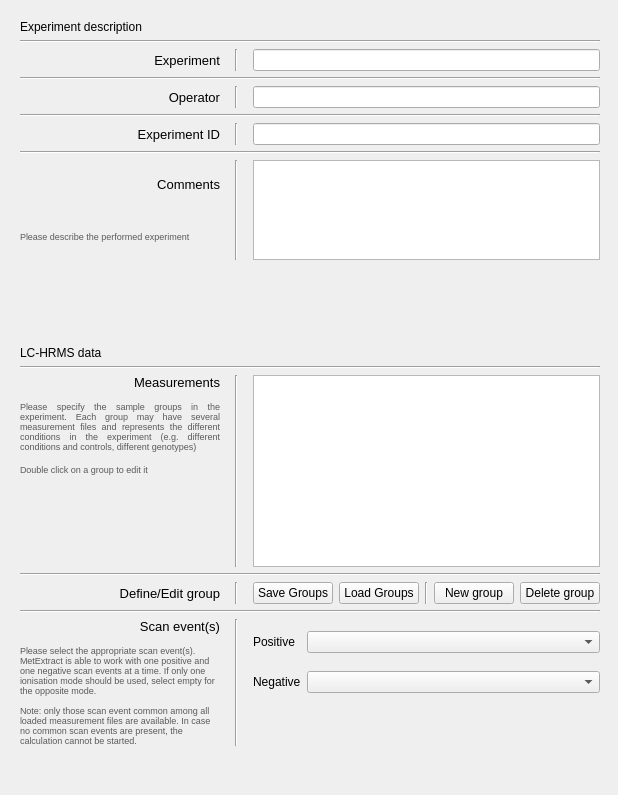
      <widget class="QWidget" name="inputTab">
       <attribute name="title">
        <string>Input</string>
       </attribute>
       <layout class="QGridLayout" name="gridLayout_21">
        <property name="rightMargin">
         <number>3</number>
        </property>
        <property name="bottomMargin">
         <number>0</number>
        </property>
        <item row="1" column="0">
         <spacer name="verticalSpacer_17">
          <property name="orientation">
           <enum>Qt::Vertical</enum>
          </property>
          <property name="sizeType">
           <enum>QSizePolicy::Ignored</enum>
          </property>
          <property name="sizeHint" stdset="0">
           <size>
            <width>20</width>
            <height>40</height>
           </size>
          </property>
         </spacer>
        </item>
        <item row="0" column="1" rowspan="2">
         <widget class="QWidget" name="ticVisualisationWidget" native="true">
          <property name="sizePolicy">
           <sizepolicy hsizetype="Expanding" vsizetype="Preferred">
            <horstretch>0</horstretch>
            <verstretch>0</verstretch>
           </sizepolicy>
          </property>
         </widget>
        </item>
        <item row="0" column="0">
         <layout class="QGridLayout" name="gridLayout_22">
          <property name="leftMargin">
           <number>9</number>
          </property>
          <property name="topMargin">
           <number>9</number>
          </property>
          <property name="rightMargin">
           <number>9</number>
          </property>
          <property name="bottomMargin">
           <number>9</number>
          </property>
          <item row="6" column="0">
           <widget class="QLabel" name="label_42">
            <property name="styleSheet">
             <string notr="true">font: 10pt;</string>
            </property>
            <property name="text">
             <string>Experiment ID</string>
            </property>
            <property name="alignment">
             <set>Qt::AlignRight|Qt::AlignTrailing|Qt::AlignVCenter</set>
            </property>
           </widget>
          </item>
          <item row="12" column="4">
           <widget class="QListWidget" name="groupsList">
            <property name="sizePolicy">
             <sizepolicy hsizetype="Preferred" vsizetype="Fixed">
              <horstretch>0</horstretch>
              <verstretch>0</verstretch>
             </sizepolicy>
            </property>
            <property name="maximumSize">
             <size>
              <width>16777215</width>
              <height>1677</height>
             </size>
            </property>
            <property name="selectionMode">
             <enum>QAbstractItemView::SingleSelection</enum>
            </property>
           </widget>
          </item>
          <item row="1" column="0" colspan="5">
           <widget class="Line" name="line_3">
            <property name="orientation">
             <enum>Qt::Horizontal</enum>
            </property>
           </widget>
          </item>
          <item row="14" column="4">
           <layout class="QHBoxLayout" name="horizontalLayout_4">
            <item>
             <spacer name="horizontalSpacer_5">
              <property name="orientation">
               <enum>Qt::Horizontal</enum>
              </property>
              <property name="sizeType">
               <enum>QSizePolicy::Preferred</enum>
              </property>
              <property name="sizeHint" stdset="0">
               <size>
                <width>0</width>
                <height>0</height>
               </size>
              </property>
             </spacer>
            </item>
            <item>
             <widget class="QPushButton" name="saveGroups">
              <property name="sizePolicy">
               <sizepolicy hsizetype="Preferred" vsizetype="Fixed">
                <horstretch>0</horstretch>
                <verstretch>0</verstretch>
               </sizepolicy>
              </property>
              <property name="text">
               <string>Save Groups</string>
              </property>
             </widget>
            </item>
            <item>
             <widget class="QPushButton" name="loadGroups">
              <property name="sizePolicy">
               <sizepolicy hsizetype="Preferred" vsizetype="Fixed">
                <horstretch>0</horstretch>
                <verstretch>0</verstretch>
               </sizepolicy>
              </property>
              <property name="text">
               <string>Load Groups</string>
              </property>
             </widget>
            </item>
            <item>
             <widget class="Line" name="line">
              <property name="orientation">
               <enum>Qt::Vertical</enum>
              </property>
             </widget>
            </item>
            <item>
             <widget class="QPushButton" name="addGroup">
              <property name="sizePolicy">
               <sizepolicy hsizetype="Preferred" vsizetype="Fixed">
                <horstretch>0</horstretch>
                <verstretch>0</verstretch>
               </sizepolicy>
              </property>
              <property name="text">
               <string>New group</string>
              </property>
              <property name="icon">
               <iconset>
                <normaloff>:/new/archive-insert-3.png</normaloff>:/new/archive-insert-3.png</iconset>
              </property>
             </widget>
            </item>
            <item>
             <widget class="QPushButton" name="removeGroup">
              <property name="sizePolicy">
               <sizepolicy hsizetype="Preferred" vsizetype="Fixed">
                <horstretch>0</horstretch>
                <verstretch>0</verstretch>
               </sizepolicy>
              </property>
              <property name="text">
               <string>Delete group</string>
              </property>
              <property name="icon">
               <iconset>
                <normaloff>:/delete/archive-remove.png</normaloff>:/delete/archive-remove.png</iconset>
              </property>
             </widget>
            </item>
           </layout>
          </item>
          <item row="7" column="0" colspan="5">
           <widget class="Line" name="line_28">
            <property name="orientation">
             <enum>Qt::Horizontal</enum>
            </property>
           </widget>
          </item>
          <item row="11" column="0" colspan="5">
           <widget class="Line" name="line_18">
            <property name="orientation">
             <enum>Qt::Horizontal</enum>
            </property>
           </widget>
          </item>
          <item row="4" column="2">
           <widget class="Line" name="line_34">
            <property name="orientation">
             <enum>Qt::Vertical</enum>
            </property>
           </widget>
          </item>
          <item row="3" column="0" colspan="5">
           <widget class="Line" name="line_31">
            <property name="orientation">
             <enum>Qt::Horizontal</enum>
            </property>
           </widget>
          </item>
          <item row="6" column="2">
           <widget class="Line" name="line_33">
            <property name="orientation">
             <enum>Qt::Vertical</enum>
            </property>
           </widget>
          </item>
          <item row="2" column="1">
           <spacer name="horizontalSpacer_20">
            <property name="orientation">
             <enum>Qt::Horizontal</enum>
            </property>
            <property name="sizeType">
             <enum>QSizePolicy::Fixed</enum>
            </property>
            <property name="sizeHint" stdset="0">
             <size>
              <width>3</width>
              <height>20</height>
             </size>
            </property>
           </spacer>
          </item>
          <item row="8" column="2">
           <widget class="Line" name="line_32">
            <property name="orientation">
             <enum>Qt::Vertical</enum>
            </property>
           </widget>
          </item>
          <item row="8" column="0">
           <layout class="QVBoxLayout" name="verticalLayout_11">
            <property name="spacing">
             <number>0</number>
            </property>
            <item>
             <widget class="QLabel" name="label_60">
              <property name="styleSheet">
               <string notr="true">font: 10pt;</string>
              </property>
              <property name="text">
               <string>Comments</string>
              </property>
              <property name="alignment">
               <set>Qt::AlignRight|Qt::AlignTrailing|Qt::AlignVCenter</set>
              </property>
             </widget>
            </item>
            <item>
             <spacer name="verticalSpacer_6">
              <property name="orientation">
               <enum>Qt::Vertical</enum>
              </property>
              <property name="sizeType">
               <enum>QSizePolicy::Fixed</enum>
              </property>
              <property name="sizeHint" stdset="0">
               <size>
                <width>0</width>
                <height>5</height>
               </size>
              </property>
             </spacer>
            </item>
            <item>
             <widget class="QLabel" name="label_62">
              <property name="styleSheet">
               <string notr="true">color: rgb(90, 90, 90);
font: 7pt;</string>
              </property>
              <property name="text">
               <string>Please describe the performed experiment</string>
              </property>
             </widget>
            </item>
            <item>
             <spacer name="verticalSpacer_27">
              <property name="orientation">
               <enum>Qt::Vertical</enum>
              </property>
              <property name="sizeType">
               <enum>QSizePolicy::Minimum</enum>
              </property>
              <property name="sizeHint" stdset="0">
               <size>
                <width>0</width>
                <height>0</height>
               </size>
              </property>
             </spacer>
            </item>
            <item>
             <spacer name="verticalSpacer_16">
              <property name="orientation">
               <enum>Qt::Vertical</enum>
              </property>
              <property name="sizeType">
               <enum>QSizePolicy::Fixed</enum>
              </property>
              <property name="sizeHint" stdset="0">
               <size>
                <width>0</width>
                <height>0</height>
               </size>
              </property>
             </spacer>
            </item>
           </layout>
          </item>
          <item row="2" column="2">
           <widget class="Line" name="line_35">
            <property name="orientation">
             <enum>Qt::Vertical</enum>
            </property>
           </widget>
          </item>
          <item row="2" column="3">
           <spacer name="horizontalSpacer_21">
            <property name="orientation">
             <enum>Qt::Horizontal</enum>
            </property>
            <property name="sizeType">
             <enum>QSizePolicy::Fixed</enum>
            </property>
            <property name="sizeHint" stdset="0">
             <size>
              <width>3</width>
              <height>20</height>
             </size>
            </property>
           </spacer>
          </item>
          <item row="4" column="4">
           <widget class="QLineEdit" name="exOperator_LineEdit">
            <property name="sizePolicy">
             <sizepolicy hsizetype="Preferred" vsizetype="Fixed">
              <horstretch>0</horstretch>
              <verstretch>0</verstretch>
             </sizepolicy>
            </property>
           </widget>
          </item>
          <item row="16" column="4">
           <layout class="QGridLayout" name="gridLayout_35">
            <item row="0" column="0">
             <widget class="QLabel" name="label_56">
              <property name="sizePolicy">
               <sizepolicy hsizetype="Maximum" vsizetype="Preferred">
                <horstretch>0</horstretch>
                <verstretch>0</verstretch>
               </sizepolicy>
              </property>
              <property name="text">
               <string>Positive</string>
              </property>
             </widget>
            </item>
            <item row="0" column="1">
             <widget class="QComboBox" name="positiveScanEvent">
              <property name="sizePolicy">
               <sizepolicy hsizetype="Preferred" vsizetype="Fixed">
                <horstretch>0</horstretch>
                <verstretch>0</verstretch>
               </sizepolicy>
              </property>
             </widget>
            </item>
            <item row="1" column="0">
             <widget class="QLabel" name="label_57">
              <property name="text">
               <string>Negative</string>
              </property>
             </widget>
            </item>
            <item row="1" column="1">
             <widget class="QComboBox" name="negativeScanEvent"/>
            </item>
            <item row="2" column="1">
             <spacer name="verticalSpacer_25">
              <property name="orientation">
               <enum>Qt::Vertical</enum>
              </property>
              <property name="sizeType">
               <enum>QSizePolicy::Minimum</enum>
              </property>
              <property name="sizeHint" stdset="0">
               <size>
                <width>20</width>
                <height>40</height>
               </size>
              </property>
             </spacer>
            </item>
           </layout>
          </item>
          <item row="2" column="4">
           <widget class="QLineEdit" name="exExperimentName_LineEdit">
            <property name="sizePolicy">
             <sizepolicy hsizetype="Preferred" vsizetype="Fixed">
              <horstretch>0</horstretch>
              <verstretch>0</verstretch>
             </sizepolicy>
            </property>
           </widget>
          </item>
          <item row="6" column="4">
           <widget class="QLineEdit" name="exExperimentID_LineEdit">
            <property name="sizePolicy">
             <sizepolicy hsizetype="Preferred" vsizetype="Fixed">
              <horstretch>0</horstretch>
              <verstretch>0</verstretch>
             </sizepolicy>
            </property>
           </widget>
          </item>
          <item row="8" column="4">
           <widget class="QTextEdit" name="exComments_TextEdit">
            <property name="sizePolicy">
             <sizepolicy hsizetype="Preferred" vsizetype="Expanding">
              <horstretch>0</horstretch>
              <verstretch>0</verstretch>
             </sizepolicy>
            </property>
            <property name="maximumSize">
             <size>
              <width>16777215</width>
              <height>100</height>
             </size>
            </property>
           </widget>
          </item>
          <item row="12" column="0">
           <layout class="QVBoxLayout" name="verticalLayout_16">
            <item>
             <widget class="QLabel" name="label_6">
              <property name="styleSheet">
               <string notr="true">font: 10pt;</string>
              </property>
              <property name="text">
               <string>Measurements</string>
              </property>
              <property name="alignment">
               <set>Qt::AlignRight|Qt::AlignTrailing|Qt::AlignVCenter</set>
              </property>
             </widget>
            </item>
            <item>
             <spacer name="verticalSpacer_2">
              <property name="orientation">
               <enum>Qt::Vertical</enum>
              </property>
              <property name="sizeType">
               <enum>QSizePolicy::Fixed</enum>
              </property>
              <property name="sizeHint" stdset="0">
               <size>
                <width>0</width>
                <height>5</height>
               </size>
              </property>
             </spacer>
            </item>
            <item>
             <widget class="QLabel" name="label_52">
              <property name="sizePolicy">
               <sizepolicy hsizetype="Minimum" vsizetype="Minimum">
                <horstretch>0</horstretch>
                <verstretch>0</verstretch>
               </sizepolicy>
              </property>
              <property name="maximumSize">
               <size>
                <width>200</width>
                <height>16777215</height>
               </size>
              </property>
              <property name="styleSheet">
               <string notr="true">color: rgb(90, 90, 90);
font: 7pt;</string>
              </property>
              <property name="text">
               <string>&lt;html&gt;&lt;head/&gt;&lt;body&gt;&lt;p&gt;Please specify the sample groups in the experiment. Each group may have several measurement files and represents the different conditions in the experiment (e.g. different conditions and controls, different genotypes)&lt;/p&gt;&lt;p&gt;Double click on a group to edit it&lt;/p&gt;&lt;/body&gt;&lt;/html&gt;</string>
              </property>
              <property name="alignment">
               <set>Qt::AlignJustify|Qt::AlignVCenter</set>
              </property>
              <property name="wordWrap">
               <bool>true</bool>
              </property>
             </widget>
            </item>
            <item>
             <spacer name="verticalSpacer_12">
              <property name="orientation">
               <enum>Qt::Vertical</enum>
              </property>
              <property name="sizeType">
               <enum>QSizePolicy::Expanding</enum>
              </property>
              <property name="sizeHint" stdset="0">
               <size>
                <width>200</width>
                <height>0</height>
               </size>
              </property>
             </spacer>
            </item>
           </layout>
          </item>
          <item row="2" column="0">
           <widget class="QLabel" name="label_61">
            <property name="styleSheet">
             <string notr="true">font: 10pt;</string>
            </property>
            <property name="text">
             <string>Experiment</string>
            </property>
            <property name="alignment">
             <set>Qt::AlignRight|Qt::AlignTrailing|Qt::AlignVCenter</set>
            </property>
           </widget>
          </item>
          <item row="9" column="0">
           <spacer name="verticalSpacer_31">
            <property name="orientation">
             <enum>Qt::Vertical</enum>
            </property>
            <property name="sizeType">
             <enum>QSizePolicy::Fixed</enum>
            </property>
            <property name="sizeHint" stdset="0">
             <size>
              <width>20</width>
              <height>80</height>
             </size>
            </property>
           </spacer>
          </item>
          <item row="10" column="0" colspan="5">
           <widget class="QLabel" name="label_84">
            <property name="styleSheet">
             <string notr="true">font: 30pt &quot;Calibri&quot;;
</string>
            </property>
            <property name="text">
             <string>LC-HRMS data</string>
            </property>
           </widget>
          </item>
          <item row="14" column="2">
           <widget class="Line" name="line_13">
            <property name="frameShadow">
             <enum>QFrame::Sunken</enum>
            </property>
            <property name="orientation">
             <enum>Qt::Vertical</enum>
            </property>
           </widget>
          </item>
          <item row="16" column="2">
           <widget class="Line" name="line_15">
            <property name="frameShadow">
             <enum>QFrame::Sunken</enum>
            </property>
            <property name="orientation">
             <enum>Qt::Vertical</enum>
            </property>
           </widget>
          </item>
          <item row="0" column="0" colspan="5">
           <widget class="QLabel" name="label_83">
            <property name="styleSheet">
             <string notr="true">font: 30pt &quot;Calibri&quot;;
</string>
            </property>
            <property name="text">
             <string>Experiment description</string>
            </property>
           </widget>
          </item>
          <item row="4" column="0">
           <widget class="QLabel" name="label_36">
            <property name="styleSheet">
             <string notr="true">font: 10pt;</string>
            </property>
            <property name="text">
             <string>Operator</string>
            </property>
            <property name="alignment">
             <set>Qt::AlignRight|Qt::AlignTrailing|Qt::AlignVCenter</set>
            </property>
           </widget>
          </item>
          <item row="12" column="2">
           <widget class="Line" name="line_12">
            <property name="frameShadow">
             <enum>QFrame::Sunken</enum>
            </property>
            <property name="orientation">
             <enum>Qt::Vertical</enum>
            </property>
           </widget>
          </item>
          <item row="15" column="0" colspan="5">
           <widget class="Line" name="line_11">
            <property name="orientation">
             <enum>Qt::Horizontal</enum>
            </property>
           </widget>
          </item>
          <item row="5" column="0" colspan="5">
           <widget class="Line" name="line_30">
            <property name="orientation">
             <enum>Qt::Horizontal</enum>
            </property>
           </widget>
          </item>
          <item row="13" column="0" colspan="5">
           <widget class="Line" name="line_9">
            <property name="orientation">
             <enum>Qt::Horizontal</enum>
            </property>
           </widget>
          </item>
          <item row="16" column="0">
           <layout class="QVBoxLayout" name="verticalLayout_19">
            <item>
             <widget class="QLabel" name="label_21">
              <property name="sizePolicy">
               <sizepolicy hsizetype="Preferred" vsizetype="Fixed">
                <horstretch>0</horstretch>
                <verstretch>0</verstretch>
               </sizepolicy>
              </property>
              <property name="styleSheet">
               <string notr="true">font: 10pt;</string>
              </property>
              <property name="text">
               <string>Scan event(s)</string>
              </property>
              <property name="alignment">
               <set>Qt::AlignRight|Qt::AlignTrailing|Qt::AlignVCenter</set>
              </property>
             </widget>
            </item>
            <item>
             <spacer name="verticalSpacer_24">
              <property name="orientation">
               <enum>Qt::Vertical</enum>
              </property>
              <property name="sizeType">
               <enum>QSizePolicy::Fixed</enum>
              </property>
              <property name="sizeHint" stdset="0">
               <size>
                <width>0</width>
                <height>5</height>
               </size>
              </property>
             </spacer>
            </item>
            <item>
             <widget class="QLabel" name="label_58">
              <property name="sizePolicy">
               <sizepolicy hsizetype="Maximum" vsizetype="Maximum">
                <horstretch>0</horstretch>
                <verstretch>0</verstretch>
               </sizepolicy>
              </property>
              <property name="maximumSize">
               <size>
                <width>200</width>
                <height>16777215</height>
               </size>
              </property>
              <property name="mouseTracking">
               <bool>true</bool>
              </property>
              <property name="styleSheet">
               <string notr="true">color: rgb(90, 90, 90);
font: 7pt;</string>
              </property>
              <property name="text">
               <string>&lt;html&gt;&lt;head/&gt;&lt;body&gt;&lt;p&gt;Please select the appropriate scan event(s). MetExtract is able to work with one positive and one negative scan events at a time. If only one ionisation mode should be used, select empty for the opposite mode.&lt;br/&gt;&lt;br/&gt;Note: only those scan event common among all loaded measurement files are available. In case no common scan events are present, the calculation cannot be started.&lt;/p&gt;&lt;/body&gt;&lt;/html&gt;</string>
              </property>
              <property name="wordWrap">
               <bool>true</bool>
              </property>
             </widget>
            </item>
           </layout>
          </item>
          <item row="14" column="0">
           <layout class="QVBoxLayout" name="verticalLayout_17">
            <item>
             <widget class="QLabel" name="label_7">
              <property name="styleSheet">
               <string notr="true">font: 10pt;</string>
              </property>
              <property name="text">
               <string>Define/Edit group</string>
              </property>
              <property name="alignment">
               <set>Qt::AlignRight|Qt::AlignTrailing|Qt::AlignVCenter</set>
              </property>
             </widget>
            </item>
            <item>
             <spacer name="verticalSpacer_13">
              <property name="orientation">
               <enum>Qt::Vertical</enum>
              </property>
              <property name="sizeType">
               <enum>QSizePolicy::Minimum</enum>
              </property>
              <property name="sizeHint" stdset="0">
               <size>
                <width>0</width>
                <height>0</height>
               </size>
              </property>
             </spacer>
            </item>
           </layout>
          </item>
         </layout>
        </item>
       </layout>
      </widget>
